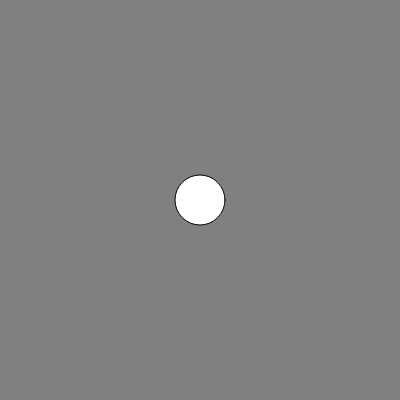
Frame 1 (no input)
Frame 60 (no input): identical to frame 1, image omitted
Frame 120 (the mouse pressed at the canvas centre since frame 60): identical to frame 1, image omitted

The p5.js sketch that drew this single still picture (run headless with seeded random() and noise() and a simulated clock; from frame 60 on, the mouse is pressed at the canvas centre):

// p5.js sketch
// ── sketch.js
function setup() {
  createCanvas(400, 400);
}

function draw() {
  background(128);
  circle(width / 2, height / 2, 50);
}
